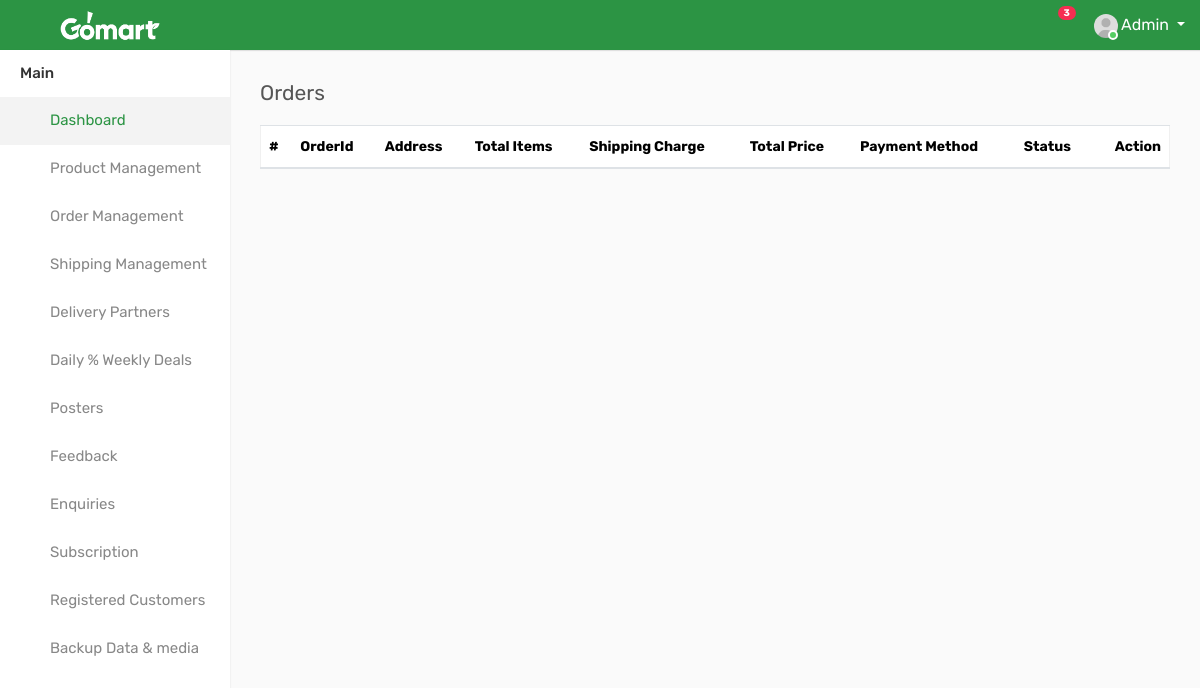
The page /pending_orders/ (signed in) on the database as committed earlier.
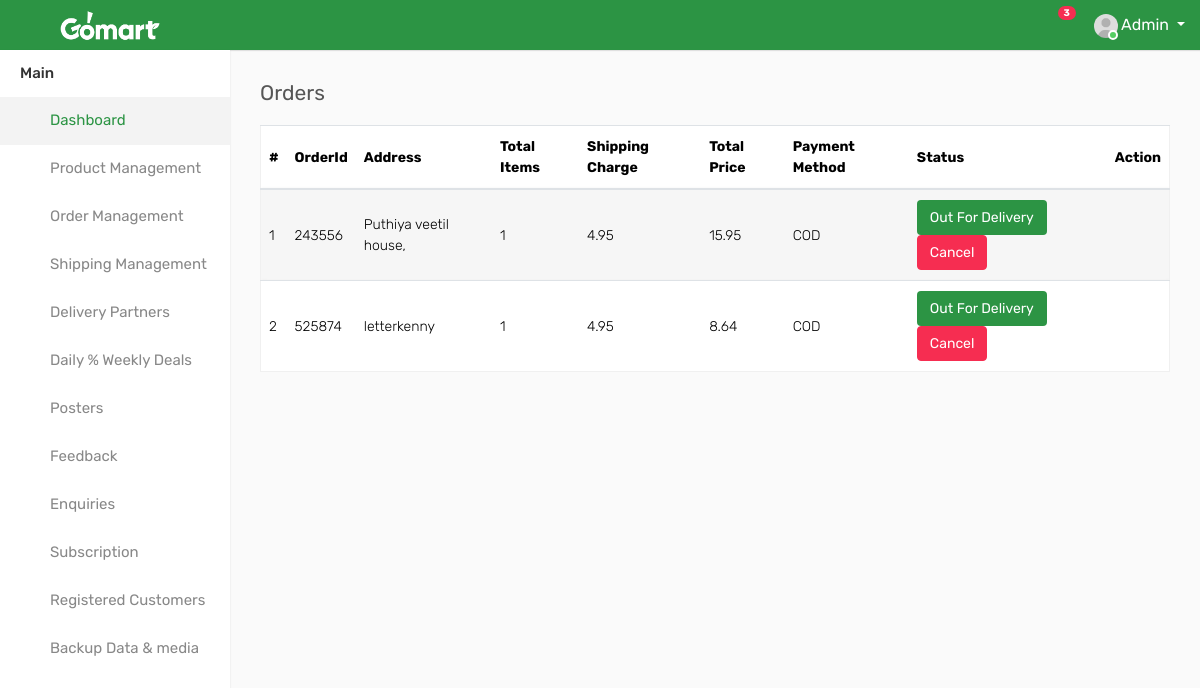
The same page on the database as committed later.
### GoApp/models.py (models this page shows)
class tbl_Checkout(models.Model):
    user = models.ForeignKey(tbl_SignUp, on_delete=models.CASCADE, null=True)
    orderid = models.IntegerField(null=True)
    invoice_number = models.IntegerField(null=True)
    total_items = models.CharField(max_length=100, null=True)
    item_price = models.FloatField(null=True)
    ship_charge = models.FloatField(null=True)
    total_after_ship = models.FloatField(null=True)
    discount = models.CharField(max_length=100, null=True)
    created_at = models.DateField(auto_now_add=True,null=True)
    created_time=models.TimeField(auto_now_add=True,null=True)
    ship_address = models.ForeignKey(tbl_Shipment_Address, on_delete=models.CASCADE, null=True)
    status = models.CharField(max_length=100, null=True)
    payment_method = models.CharField(max_length=100, null=True)

class tbl_Shipment_Address(models.Model):
    user = models.ForeignKey(tbl_SignUp, on_delete=models.CASCADE, null=True)
    first_name = models.CharField(max_length=100)
    last_name = models.CharField(max_length=100)
    street_address = models.CharField(max_length=255)
    mobile = models.CharField(max_length=20)
    email = models.EmailField()
    state = models.CharField(max_length=100)
    Eircode = models.CharField(max_length=20)

### GoApp/views.py (the view)
# urls.py: path("pending_orders/", views.pending_orders, name="pending_orders"),
@never_cache
@login_required(login_url='/Gomart_Admin/')
def pending_orders(request):
    pend = tbl_Checkout.objects.filter(status="Pending")
    return render(request, "pending_orders.html", {"pend": pend})

### templates/pending_orders.html (shortened to what this page needs)
{% include 'left_nav.html' %}
        <div class="page-wrapper">
            <div class="content">
                <div class="row">
                    <div class="col-sm-5 col-5">
                        <h4 class="page-title">Orders</h4>
                    </div>
                </div>
                <div class="row">
                    <div class="col-md-12">
                        <div class="table-responsive">
                            <table class="table table-striped custom-table mb-0 datatable">
                                <thead>
                                    <tr>
                                        <th>#</th>
                                        <th>OrderId</th>
                                        <th>Address</th>
                                        <th>Total Items</th>
                                        <th>Shipping Charge</th>
                                        <th>Total Price</th>
                                        <th>Payment Method</th>
                                        <th>Status</th>
                                        <th class="text-right">Action</th>
                                    </tr>
                                </thead>
                                <tbody>
                                {% for i in pend %}
                                    <tr>
                                        <td>{{forloop.counter}}</td>
                                        <td>{{i.orderid}}</td>
                                        <td>{{i.ship_address.street_address}}</td>
                                        <td>{{i.total_items}}</td>
                                        <td>{{i.ship_charge}}</td>
                                        <td>{{i.total_after_ship}}</td>
                                        <td>{{i.payment_method}}</td>
                                        {% if i.status == "Pending" %}
                                        <td>
                                            <a class="btn btn-primary" href="/out_for_delivery/{{i.id}}">Out For
                                                Delivery</a>
                                            <a class="btn btn-danger" href="/cancel_order/{{i.id}}">Cancel</a>
                                        </td>
                                        {% else %}
                                        <td>
                                            <a class="btn btn-primary">Completed</a>
                                        </td>
                                        {% endif %}
                                        <td class="text-right">
                                            <div class="dropdown dropdown-action">
                                                <a href="#" class="action-icon dropdown-toggle" data-toggle="dropdown"
                                                   aria-expanded="false"><i class="fa fa-ellipsis-v"></i></a>
                                            </div>
                                        </td>
                                    </tr>
                                {% endfor %}
                                </tbody>
                            </table>
                        </div>
                    </div>
                </div>
            </div>
        </div>

Rows that differ between the two databases and show on the page:
added tbl_Checkout: orderid "243556", ship_address.street_address "Puthiya veetil house,", total_items "1", ship_charge "4.95", total_after_ship "15.95", payment_method "COD"
added tbl_Checkout: orderid "525874", ship_address.street_address "letterkenny", total_items "1", ship_charge "4.95", total_after_ship "8.64", payment_method "COD"
